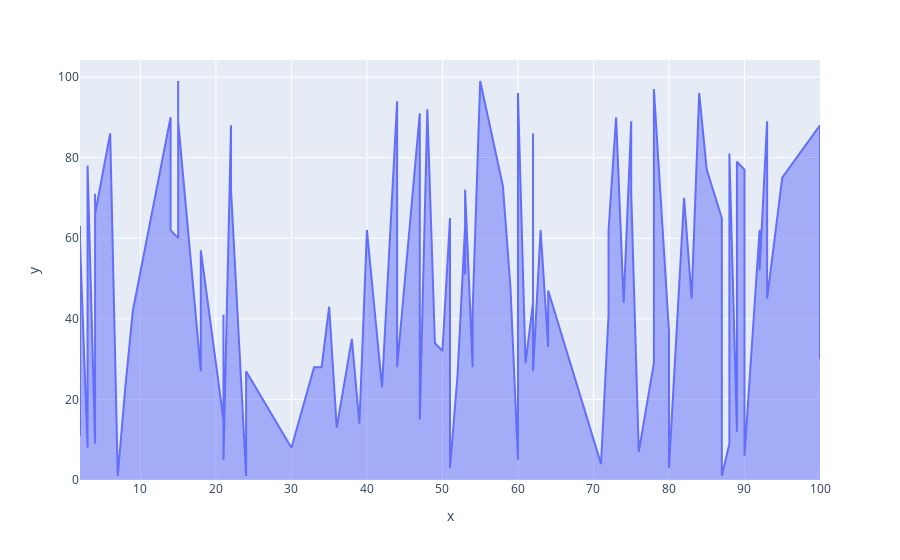

Notebook code cell kept with this figure:
### Code cell
import plotly.express as px
import numpy as np

np.random.seed(42)

random_x=np.random.randint(1,101,100)
random_y=np.random.randint(1,101,100)

print(random_x)
fig=px.area(x=random_x,y=random_y)
fig.show()

### Figure 1 — Plotly figure (JSON) as saved in the notebook; plotly's stock layout.template omitted (floating-point values rounded to 4 significant figures)
{"data": [{"fillpattern": {"shape": ""}, "hovertemplate": "x=%{x}<br>y=%{y}<extra></extra>", "legendgroup": "", "line": {"color": "#636efa"}, "marker": {"symbol": "circle"}, "mode": "lines", "name": "", "orientation": "v", "showlegend": false, "stackgroup": "1", "type": "scatter", "x": [52, 93, 15, 72, 61, 21, 83, 87, 75, 75, 88, 100, 24, 3, 22, 53, 2, 88, 30, 38, 2, 64, 60, 21, 33, 76, 58, 22, 89, 49, 91, 59, 42, 92, 60, 80, 15, 62, 62, 47, 62, 51, 55, 64, 3, 51, 7, 21, 73, 39, 18, 4, 89, 60, 14, 9, 90, 53, 2, 84, 92, 60, 71, 44, 8, 47, 35, 78, 81, 36, 50, 4, 2, 6, 54, 4, 54, 93, 63, 18, 90, 44, 34, 74, 62, 100, 14, 95, 48, 15, 72, 78, 87, 62, 40, 85, 80, 82, 53, 24], "xaxis": "x", "y": [26, 89, 60, 41, 29, 15, 45, 65, 89, 71, 9, 88, 1, 8, 88, 63, 11, 81, 8, 35, 35, 33, 5, 41, 28, 7, 73, 72, 12, 34, 33, 48, 23, 62, 88, 37, 99, 44, 86, 91, 35, 65, 99, 47, 78, 3, 1, 5, 90, 14, 27, 9, 79, 15, 90, 42, 77, 51, 63, 96, 52, 96, 4, 94, 23, 15, 43, 29, 36, 13, 32, 71, 59, 86, 28, 66, 42, 45, 62, 57, 6, 28, 28, 44, 84, 30, 62, 75, 92, 89, 62, 97, 1, 27, 62, 77, 3, 70, 72, 27], "yaxis": "y"}], "layout": {"legend": {"tracegroupgap": 0}, "margin": {"t": 60}, "xaxis": {"anchor": "y", "domain": [0, 1], "title": {"text": "x"}}, "yaxis": {"anchor": "x", "domain": [0, 1], "title": {"text": "y"}}}}
